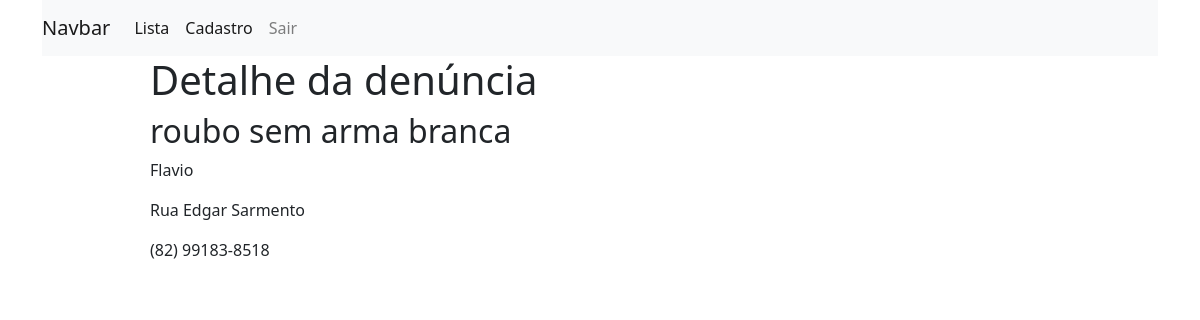
The app's page /denuncia/6 (signed in), older data.
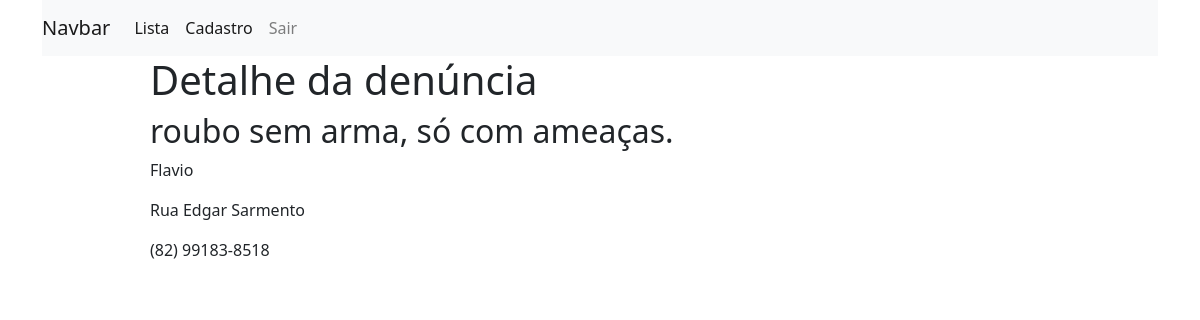
The same page, newer data.
### denuncia/models.py (models this page shows, shortened)
class Denuncia(models.Model):
    STATUS=(
        ('analysis', 'Em análise'),
        ('archived', 'Arquivada'),
        ('completed', 'Concluída'),
    )
    nome = models.CharField(max_length=255, verbose_name="Nome completo",  blank=False,null=False)
    cpf = models.CharField(max_length=255, verbose_name="CPF",  blank=False,null=False)
    endereco = models.TextField(max_length=255, verbose_name="Endereço completo",  blank=False,null=False)
    descricao = models.TextField(max_length=255, verbose_name="Descricao",  blank=False,null=False)
    celular = models.CharField(max_length=255, verbose_name="Celular",  blank=True,null=True)
    status_denuncia = models.CharField(
        max_length=10, verbose_name="Status",
         blank=False,null=False, choices=STATUS)
    created_at =models.DateTimeField(auto_now_add= True)
    update_at =models.DateTimeField(auto_now= True)

### denuncia/views.py (the view)
# urls.py: path('denuncia/<int:id>',  login_required(views.denunciaView), name="denuncia_view"),
def denunciaView(request, id):
    denuncia= get_object_or_404(Denuncia, pk=id)
    return render(request, 'denuncia/denuncia.html', {'denuncia':denuncia})

### denuncia/templates/denuncia/denuncia.html (shortened to what this page needs)
{%extends 'base.html'%}
{%block content%}
<div class="offset-1 col-10  list-div">
<h1>Detalhe da denúncia</h1>
   <h2>{{denuncia.descricao}}</h2>
   <p>{{denuncia.nome}}</p>
   <p>{{denuncia.endereco}}</p>
   <p>{{denuncia.celular}}</p>
</div>
{%endblock%}

Row changes from the older to the newer data that the page shows:
changed Denuncia "Flavio": descricao "roubo sem arma branca" → "roubo sem arma, só com ameaças."
